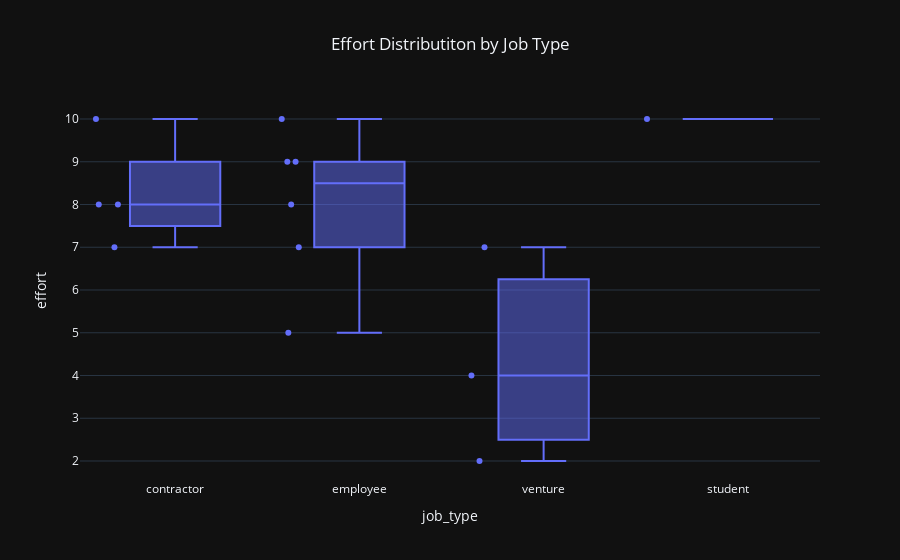
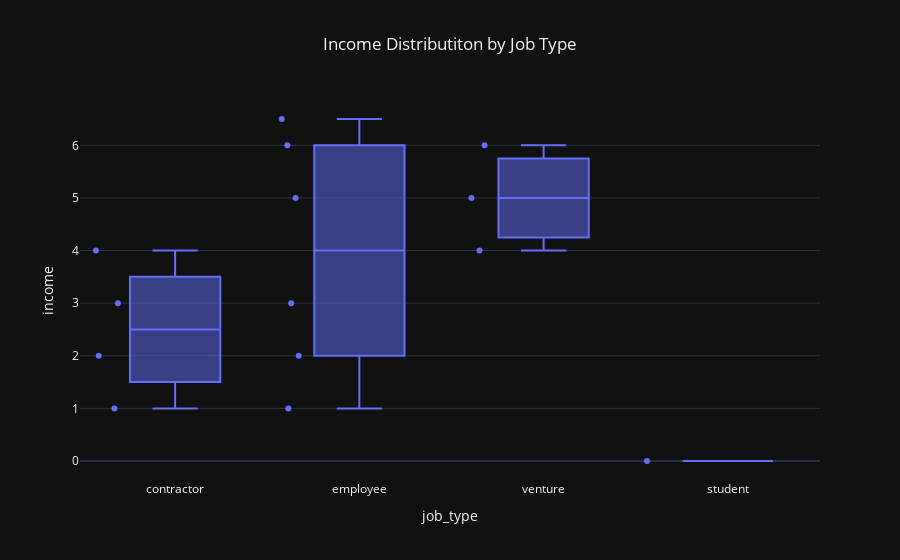

The notebook cell saved with these charts, in order:
### Markdown cell above
# Box Plot / Distributions

### Code cell
fig = px.box(
    df,
    x='job_type',
    y='effort',
    points='all',  # Display all points
    template='plotly_dark',
    hover_name='job_title',
    title='Effort Distributiton by Job Type'
)
fig.update_layout(
    title={
        'text': 'Effort Distributiton by Job Type',
        'x': 0.5, # title centered
        'xanchor': 'center' # title centered
    }
)
# Show the plot
fig.show()

fig = px.box(
    df,
    x='job_type',
    y='income',
    points='all',  # Display all points
    template='plotly_dark',
    hover_name='job_title',
    title='Income Distributiton by Job Type'
)
fig.update_layout(
    title={
        'text': 'Income Distributiton by Job Type',
        'x': 0.5, # title centered
        'xanchor': 'center' # title centered
    }
)
fig.show()

### Figure 1 — Plotly figure (JSON) as saved in the notebook; plotly's stock layout.template omitted (floating-point values rounded to 4 significant figures)
{"data": [{"alignmentgroup": "True", "boxpoints": "all", "hovertemplate": "<b>%{hovertext}</b><br><br>job_type=%{x}<br>effort=%{y}<extra></extra>", "hovertext": ["farm hand", "pizza delivery", "spirit wear maker", "hoosier", "conservation worker", "warehouse worker", "demolition", "web designer", "seo contractor", "marketing specialist", "marketing analyst", "e-commerce founder", "sr. analyst", "api developer"], "legendgroup": "", "marker": {"color": "#636efa"}, "name": "", "notched": false, "offsetgroup": "", "orientation": "v", "showlegend": false, "type": "box", "x": ["contractor", "employee", "venture", "student", "employee", "contractor", "employee", "contractor", "contractor", "employee", "employee", "venture", "employee", "venture"], "x0": " ", "xaxis": "x", "y": [8, 5, 2, 10, 7, 10, 9, 8, 7, 8, 9, 7, 10, 4], "y0": " ", "yaxis": "y"}], "layout": {"boxmode": "group", "legend": {"tracegroupgap": 0}, "title": {"text": "Effort Distributiton by Job Type", "x": 0.5, "xanchor": "center"}, "xaxis": {"anchor": "y", "domain": [0, 1], "title": {"text": "job_type"}}, "yaxis": {"anchor": "x", "domain": [0, 1], "title": {"text": "effort"}}}}

### Figure 2 — Plotly figure (JSON) as saved in the notebook; plotly's stock layout.template omitted (floating-point values rounded to 4 significant figures)
{"data": [{"alignmentgroup": "True", "boxpoints": "all", "hovertemplate": "<b>%{hovertext}</b><br><br>job_type=%{x}<br>income=%{y}<extra></extra>", "hovertext": ["farm hand", "pizza delivery", "spirit wear maker", "hoosier", "conservation worker", "warehouse worker", "demolition", "web designer", "seo contractor", "marketing specialist", "marketing analyst", "e-commerce founder", "sr. analyst", "api developer"], "legendgroup": "", "marker": {"color": "#636efa"}, "name": "", "notched": false, "offsetgroup": "", "orientation": "v", "showlegend": false, "type": "box", "x": ["contractor", "employee", "venture", "student", "employee", "contractor", "employee", "contractor", "contractor", "employee", "employee", "venture", "employee", "venture"], "x0": " ", "xaxis": "x", "y": [1, 1, 4, 0, 2, 2, 3, 3, 4, 5, 6, 5, 6.5, 6], "y0": " ", "yaxis": "y"}], "layout": {"boxmode": "group", "legend": {"tracegroupgap": 0}, "title": {"text": "Income Distributiton by Job Type", "x": 0.5, "xanchor": "center"}, "xaxis": {"anchor": "y", "domain": [0, 1], "title": {"text": "job_type"}}, "yaxis": {"anchor": "x", "domain": [0, 1], "title": {"text": "income"}}}}
